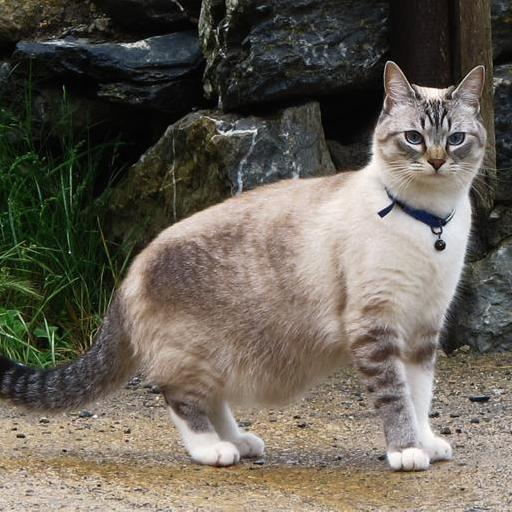
%> input picture pset4/pets/im1.jpg, 512 x 512 px; its folder holds 5 pictures in this run; the run also reads 1 picture not shown here
$ octave pset4main.m   (GNU Octave 9; MATLAB toolbox functions it lacks are replaced by stand-ins)
%> lines starting %> are read from the running program, lines starting %| are printed output that depends on the picture; long printed decimals are rounded
%pset4main.m

%% Problem 4.2
% B

img_files = dir('pets/*.jpg');
n = length(img_files);

images = cell(20);
M = zeros(512,512);

for i = 1:n
    img_name = img_files(i).name;
    fullname = strcat('pets/', img_name);
    img = mean(im2double(imread(fullname)), 3);
%> img: size 512x512 double; min 0, max 0.996, mean 0.376

    %figure
    %imshow(img);


    imgNew = abs(fft2(img));
    M = M + imgNew;
    images{i} = imgNew;
end
%> pass 2 of the loop `for i = 1:n`:
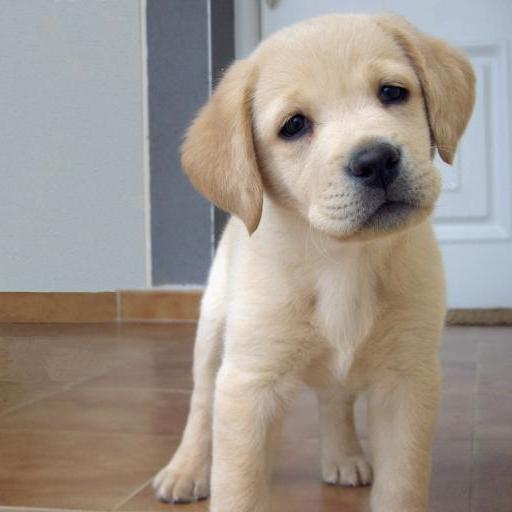
%> input picture pset4/pets/im10.jpg, 512 x 512 px
%> `img = mean(im2double(imread(fullname)), 3);`:
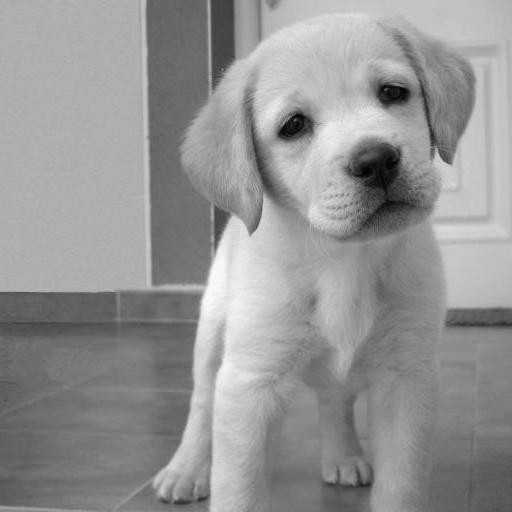
%> img: size 512x512 double; min 0.00523, max 0.99, mean 0.585
%> pass 3 of the loop `for i = 1:n`:
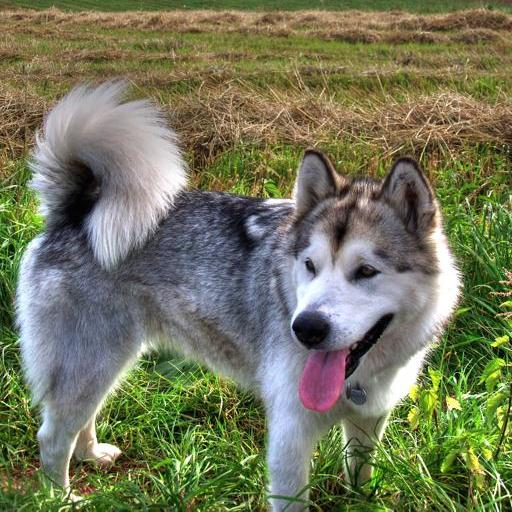
%> input picture pset4/pets/im11.jpg, 512 x 512 px
%> `img = mean(im2double(imread(fullname)), 3);`:
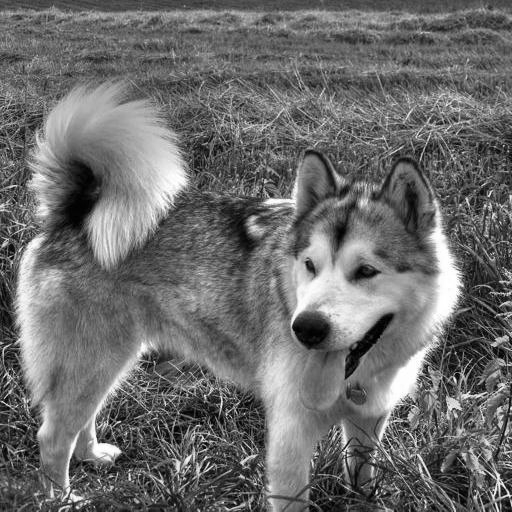
%> img: size 512x512 double; min 0, max 1, mean 0.427
%> the loop made 5 passes; the first 3 are shown
M = M/n;

imagesc(log(abs(fftshift(M))));
colormap(gray);
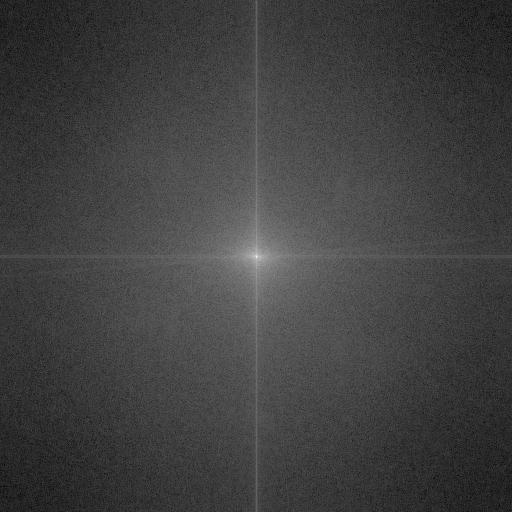
%> displayed picture: size 512x512x3, on the screen's scale of 0 to 255; min 0, max 255, mean 64.2

%% C
selected_img = mean(im2double(imread('pets/im10.jpg')), 3);

sigma_n_vals = {10, 20};
sigma_s_vals = {1,2,3};

for i = 1:length(sigma_n_vals)

    sigma_n = sigma_n_vals{i};
    noiseimage = imnoise(selected_img,'gaussian',0,(sigma_n/255)^2);

    titleName = strcat('Input Noise sigma n = ', int2str(sigma_n));

    figure
    subplot(221)
    imshow(noiseimage);
    title(titleName)

    for j = 1:length(sigma_s_vals)

        sigma_s = sigma_s_vals{j};

        k = fspecial('gaussian', [4*sigma_n 4*sigma_n], sigma_s);
        imgNew = imfilter(noiseimage, k, 'same');

        titleName = strcat('Input Noise sigma s = ', int2str(sigma_s));
        plotNum = 221 + j;

        subplot(plotNum)
        imshow(imgNew);
        title(titleName);

    end
end

%% D

I_o = selected_img;
I_d = zeros(size(selected_img));

for i = 1:length(sigma_n_vals)

    sigma_n = sigma_n_vals{i};
    noiseimage = imnoise(selected_img,'gaussian',0,(sigma_n/255)^2);

    titleName = strcat('Input Noise sigma n = ', int2str(sigma_n));

    figure
    subplot(121)
    imshow(noiseimage);
    title(titleName)

    N2_sigma = ones(size(M)).*(512^2*(sigma_n/255)^2);

    %Wiener Filter
    W = 1./(1+(N2_sigma./(M.^2)));
    out = W.*(fft2(noiseimage));

    result = real(ifft2(out));
    I_d = result;

    subplot(122)
    imshow(result);
    title('Wiener Result');
end
%> this loop made 2 passes
%> pass 1, `W = 1./(1+(N2_sigma./(M.^2)));`:
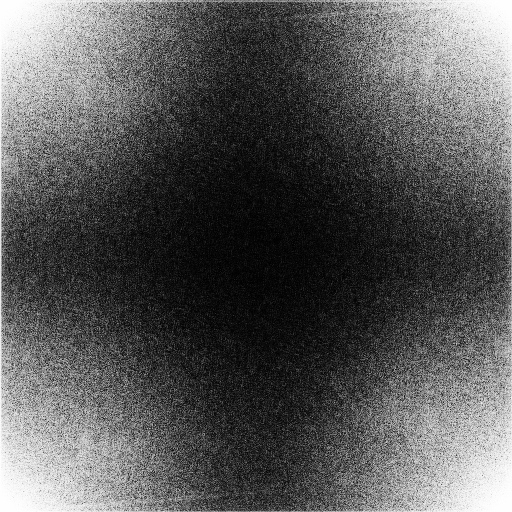
%> W: size 512x512 double; min 0.000875, max 1, mean 0.347

%% E
%PNSR

%Convert pxel range from [0,1] to [0,255]
R = 255;

I_o = I_o .* R;
I_d = I_d .* R;

I_n10 = imnoise(selected_img,'gaussian',0,(10/255)^2) .* R;
I_n20 = imnoise(selected_img,'gaussian',0,(20/255)^2) .* R;
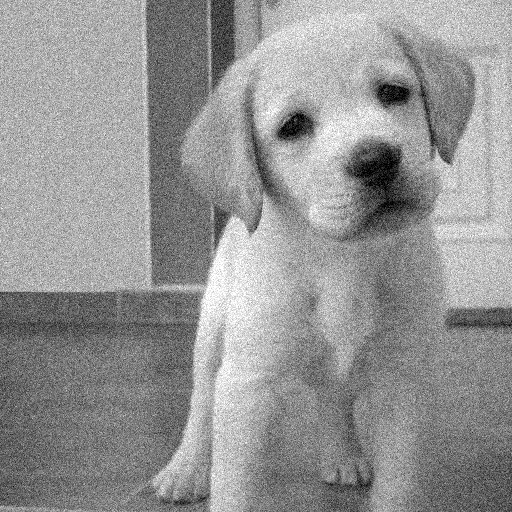
%> I_n20: size 512x512 double; min 0, max 255, mean 149; mean of the top-left, top-right, bottom-left and bottom-right quarters 156.1, 164.6, 139.1, 136.1

g_1 = fspecial('gaussian', [4*10 4*10], 1);
I_g10 = imfilter(noiseimage, g_1, 'same') .* R;

g_2 = fspecial('gaussian', [4*20 4*20], 2);
I_g20 = imfilter(noiseimage, g_1, 'same') .* R;

N = 512^2; %Total pixels
PNSR_Io_Id = 10 * log10( (R^2)*N/(norm(I_o - I_d).^2) )
PNSR_Io_In10 = 10 * log10( (R^2)*N/(norm(I_o - I_g10).^2) )
%> PNSR_Io_In10 = 36.25
PNSR_Io_Ig10 = 10 * log10( (R^2)*N/(norm(I_o - I_n10).^2) )
%> PNSR_Io_Ig10 = 49.26
PNSR_Io_In20 = 10 * log10( (R^2)*N/(norm(I_o - I_g20).^2) )
%> PNSR_Io_In20 = 36.25
PNSR_Io_Ig20 = 10 * log10( (R^2)*N/(norm(I_o - I_n20).^2) )
%> PNSR_Io_Ig20 = 43.21

%% Problem 4.3

noiseimage = imnoise(selected_img,'gaussian',0,(20/255)^2);

f = [1 -1];
out_uncorrupted = imfilter(selected_img, f, 'conv');
out_corrupted = imfilter(noiseimage, f, 'conv');
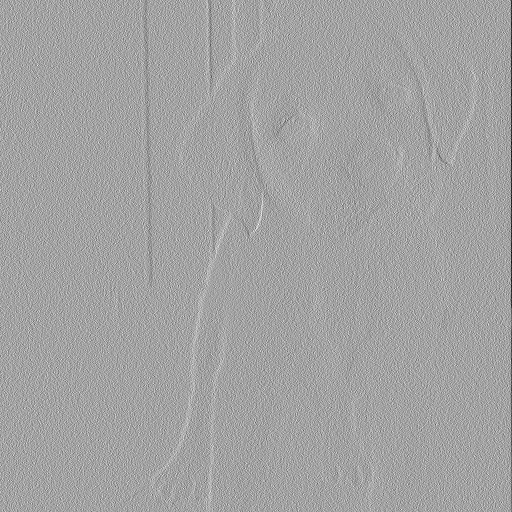
%> out_corrupted: size 512x512 double; min -1, max 0.564, mean -0.00108; drawn with min black and max white

figure
subplot(121)
imagesc(out_uncorrupted)
title('dI/dx original')
axis('square'); axis('off')
colormap(gray(256));

subplot(122)
imagesc(out_corrupted)
title('dI/dx noisy')
axis('square'); axis('off')
colormap(gray(256));

%Uncorrupted Plots
[n1, xout] = hist(out_uncorrupted(:), 200);
%> n1 = 200 values, max 86624 at index 141, min 0 at index 15, mean 1310.7; xout = 200 values from -0.753 to 0.319

figure
hold on;
histfit(out_uncorrupted(:));
hold on;

%Laplacian
% pramater estimation
b = norm(xout - 0)/length(xout);
%> b = 0.0268
display(b);
%| b = 0.02681
x = xout(:);
%> x = 200 values from -0.753 to 0.319
y1 = zeros(size(n1));

for i=1:length(x);
    y1(i) = (1/2*b)*exp(-(abs(x(i)-0)/b));
end
%> after the loop, y1 = 200 values, max 0.0129 at index 141, min 8.55e-15 at index 1, mean 0.000667
y1 = y1.*sum(n1); %scale it
%> y1 = 200 values, max 3369.9 at index 141, min 2.24e-09 at index 1, mean 175

plot(x,y1,'m');
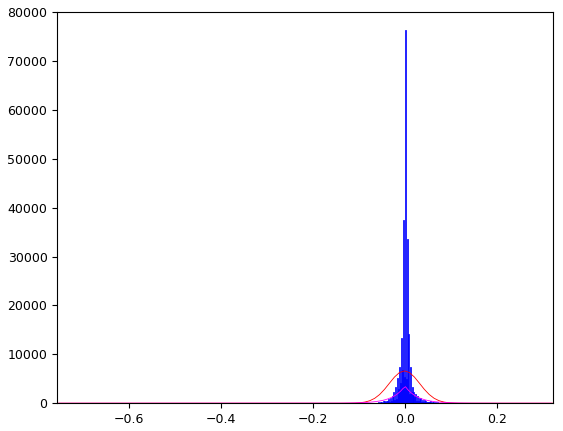
%> figure redrawn from the program's plot data; tallest bar 76301 high, from x = -0.000306 to 0.0018; curve peaks at x = -0.00115, y = 6612.9; curve peaks at x = 0.00112, y = 3369.9

%Corrupted Plots
[n2, xout] = hist(out_corrupted(:), 200);
%> n2 = 200 values, max 7392 at index 127, min 0 at index 2, mean 1310.7; xout = 200 values from -0.996 to 0.56

figure
hold on;
histfit(out_corrupted(:));
hold on;

%Laplacian
% pramater estimation
b = norm(xout - 0)/length(xout);
%> b = 0.0355
display(b);
%| b = 0.03545
x = xout(:);
%> x = 200 values from -0.996 to 0.56
y2 = zeros(size(n2));

for i=1:length(x);
    y2(i) = (1/2*b)*exp(-(abs(x(i)-0)/b));
end
%> after the loop, y2 = 200 values, max 0.0164 at index 128, min 1.11e-14 at index 1, mean 0.000802
y2 = y2.*sum(n2); %scale it
%> y2 = 200 values, max 4301.8 at index 128, min 2.92e-09 at index 1, mean 210.3

plot(x,y2,'m');
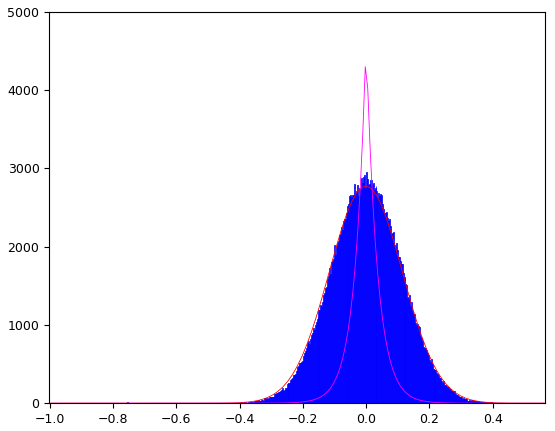
%> figure redrawn from the program's plot data; tallest bar 2953 high, from x = -0.000902 to 0.00215; curve peaks at x = 0.0016, y = 2775.5; curve peaks at x = -0.00274, y = 4301.8


%C
figure
norm = normpdf(x, 0, 15);
%> norm = 200 values, max 0.0266 at index 128, min 0.0265 at index 1, mean 0.0266

numerator = zeros(size(x));
for a=1:length(x);
    numerator(a) = n1(a)*norm(a)*y2(a);
end
%> after the loop, numerator = 200 values, max 656896.6 at index 141, min 0 at index 15, mean 12112.9
denominator = zeros(size(x));
for b=1:length(x);
    denominator(b) = norm(b)*y2(b);
end
%> after the loop, denominator = 200 values, max 114.4 at index 128, min 7.74e-11 at index 1, mean 5.59

y_n = numerator./denominator;
%> y_n has the same summary as n1

plot(x, y_n, 'g');
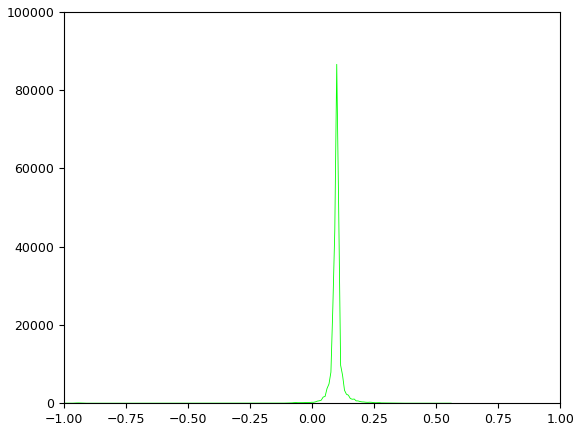
%> figure redrawn from the program's plot data; curve peaks at x = 0.0989, y = 86624
